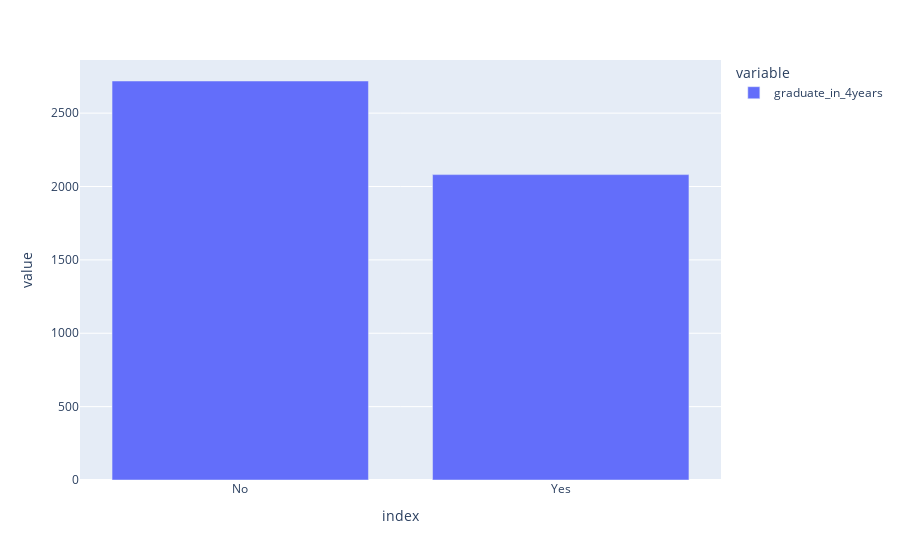

The notebook cell this image was saved under:
### Code cell
fig = px.bar(df_full_train['graduate_in_4years'].value_counts())
fig.show()

### Figure 1 — Plotly figure (JSON) as saved in the notebook; plotly's stock layout.template omitted (floating-point values rounded to 4 significant figures)
{"data": [{"alignmentgroup": "True", "hovertemplate": "variable=graduate_in_4years<br>index=%{x}<br>value=%{y}<extra></extra>", "legendgroup": "graduate_in_4years", "marker": {"color": "#636efa", "pattern": {"shape": ""}}, "name": "graduate_in_4years", "offsetgroup": "graduate_in_4years", "orientation": "v", "showlegend": true, "textposition": "auto", "type": "bar", "x": ["No", "Yes"], "xaxis": "x", "y": [2719, 2081], "yaxis": "y"}], "layout": {"barmode": "relative", "legend": {"title": {"text": "variable"}, "tracegroupgap": 0}, "margin": {"t": 60}, "xaxis": {"anchor": "y", "domain": [0, 1], "title": {"text": "index"}}, "yaxis": {"anchor": "x", "domain": [0, 1], "title": {"text": "value"}}}}
